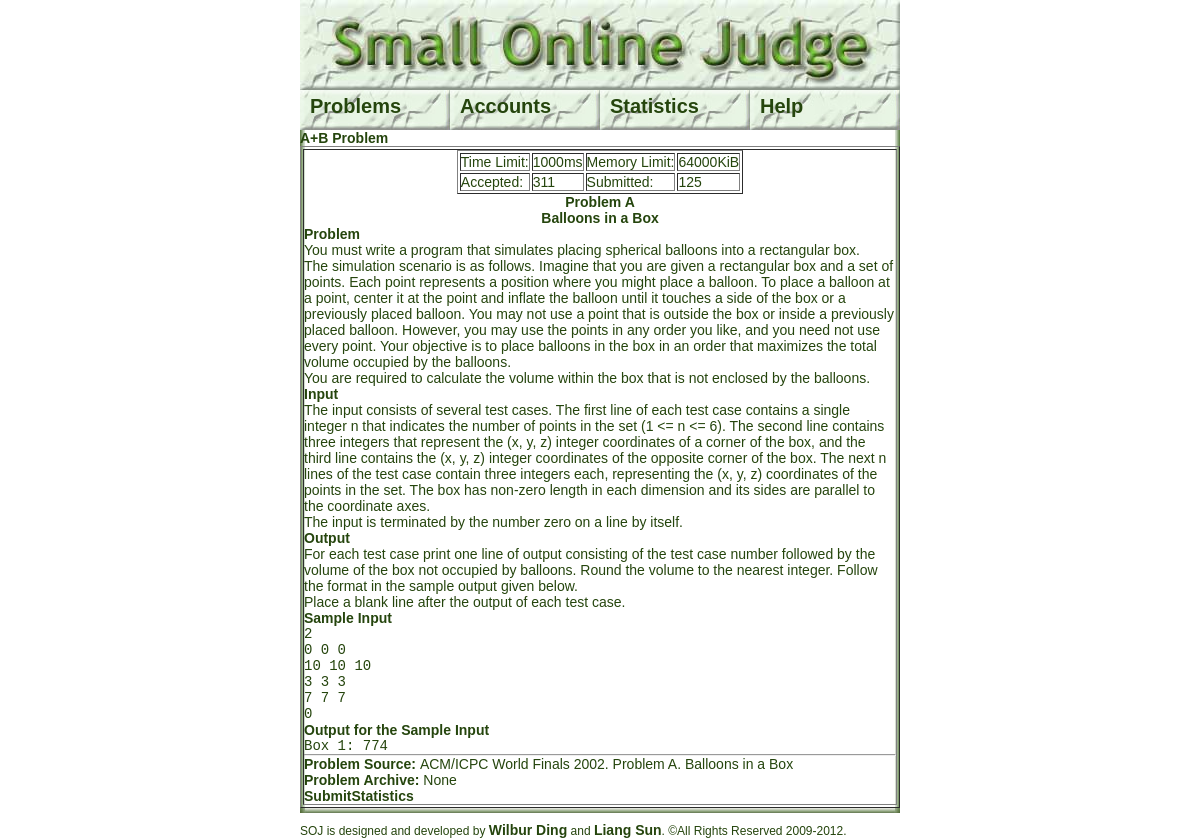
The page /problem.php?pid=1 on the database as committed earlier.
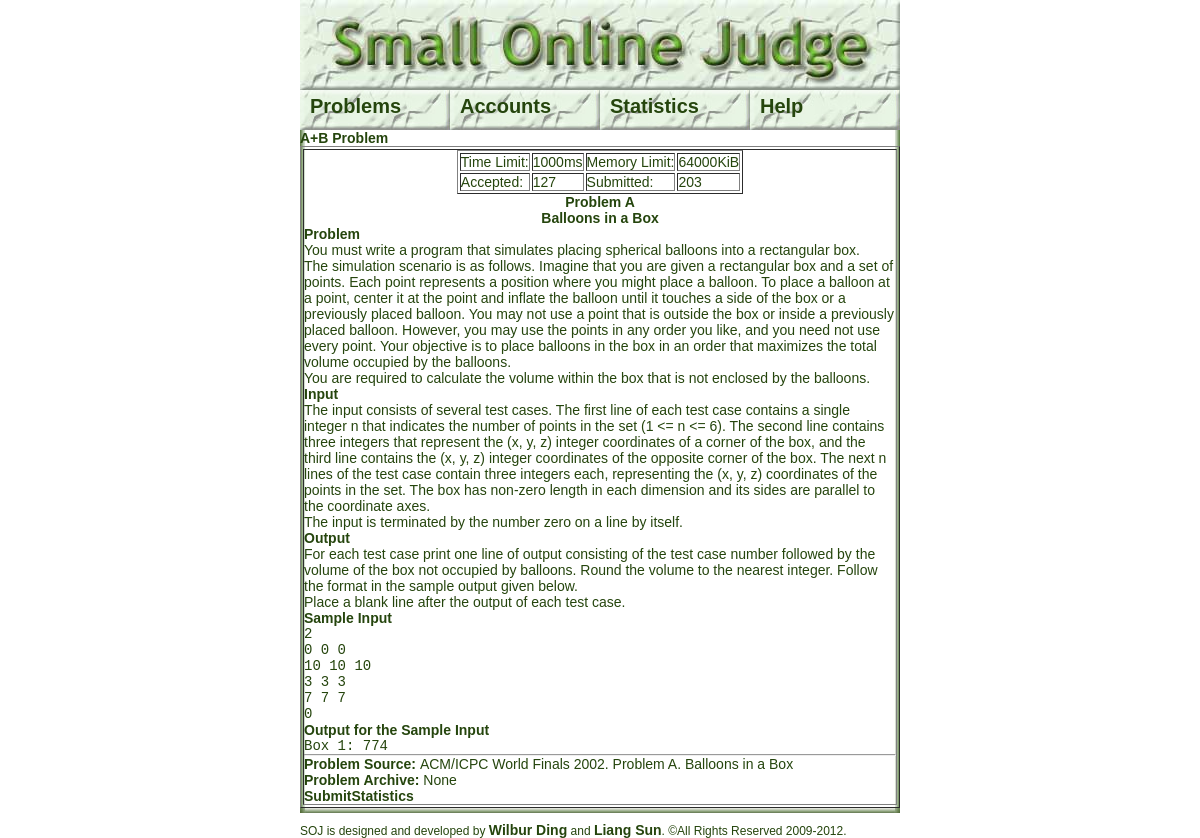
The same page on the database as committed later.
### tables this page shows
CREATE TABLE `problem` (
  `pid` int(10) unsigned NOT NULL auto_increment,
  `problemName` varchar(50) NOT NULL,
  `accepted` int(10) unsigned NOT NULL default '0',
  `submitted` int(10) unsigned NOT NULL default '0',
  `discription` blob,
  `input` blob,
  `output` blob,
  `inputCase` blob,
  `outputCase` blob,
  `timeLimit` int(10) unsigned NOT NULL default '1000',
  `memoryLimit` int(10) unsigned NOT NULL default '64000',
  `did` int(10) unsigned NOT NULL default '1',
  PRIMARY KEY  (`pid`)
);

### web/problem.php (the view, shortened to what this page needs)
<?php
if(!isset($MAGICAL))
{
	include "index.php";
}
else
{
include "conn.php";
if(isset($_GET['pid']) && is_numeric($_GET['pid']) && $_GET['pid'] > 0)
{
	$pid = (int)$_GET['pid'];
}
else
	alert_and_go_back("Problem not existed!");
?>
<?php
$sql = "select pid, problemName, accepted, submitted, discription, input, output, inputCase,
	outputCase, timeLimit, memoryLimit from problem where pid = $pid";
if($result = $conn->query($sql))
{
	if(!($problem = $result->fetch_object()))
	{
		alert_and_go_back("No problem returned!");
		die();
	}
}
else
{
	error_log($conn->error." File:".__FILE__."; Line: ".__LINE__."; Sql string: $sql");
	die("Database Error.");
}
echo "<h2>$problem->problemName</h2>\n";
?>
<table border="1">
  <tr>
    <td>
<table border="1">
     <tr><td>Time Limit:</td><td><?php echo $problem->timeLimit; ?>ms</td>
     <td>Memory Limit:</td><td><?php echo $problem->memoryLimit; ?>KiB</td></tr>
     <tr><td>Accepted:</td><td><?php echo $problem->accepted; ?></td>
     <td>Submitted:</td><td><?php echo $problem->submitted; ?></td></tr>
</table>
<?php
echo "<a href=\"submitcode.php?pid=$pid\">Submit</a>";
echo "<a href=\"statistics.php?pid=$pid\">Statistics</a>";
?>
</td>
  </tr>
</table>
<?php
}
?>

Rows that differ between the two databases and show on the page:
changed problem "A+B Problem": accepted "311" → "127"; submitted "125" → "203"
